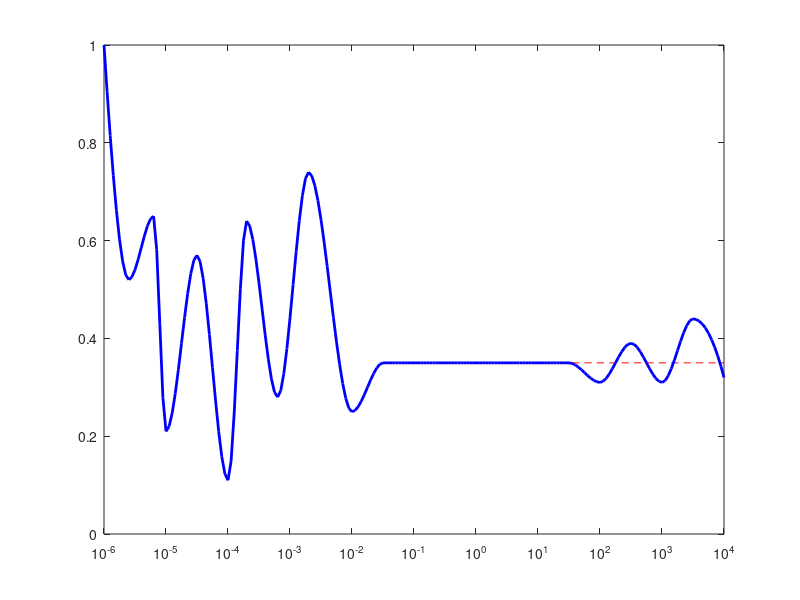

This chart was generated by the following MATLAB code: (Note: this script raises an error after producing the figure.)
X = [-6 -5.6 -5.2 -5 -4.5  -4   -3.7 -3.2 -2.7 -2   -1.5  1.5    2  2.5    3  3.5   4];
Y = [1 0.52 0.65 0.21 0.57 0.11 0.64 0.28 0.74 0.25 0.35 0.35 0.31 0.39 0.31 0.44 0.32]; 
x=-6:0.05:4;
plot(10.^x, interp1(X([1:11 end]),Y(1:12),x,'pchip'), '--r', ...
   10.^x, interp1(X,Y,x,'pchip'), '-b','LineWidth', 2);
set(gca,'XScale','log', 'YLim', [0 1]);
h=legend('homogeneous medium','inhomogeneous medium',4);
set(h,'FontSize',12);
hold on, 
plot([0.03 0.03],[0 1],'--k','LineWidth',1);
plot([40 40],[0 1],'--k','LineWidth',1);
text(0.3,0.8,'REV','FontSize',16);
text(1e-5,0.85,'Microscopic effects','FontSize',12);
hold off

%{
Copyright 2009-2026 SINTEF Digital, Mathematics & Cybernetics.

This file is part of The MATLAB Reservoir Simulation Toolbox (MRST).

MRST is free software: you can redistribute it and/or modify
it under the terms of the GNU General Public License as published by
the Free Software Foundation, either version 3 of the License, or
(at your option) any later version.

MRST is distributed in the hope that it will be useful,
but WITHOUT ANY WARRANTY; without even the implied warranty of
MERCHANTABILITY or FITNESS FOR A PARTICULAR PURPOSE.  See the
GNU General Public License for more details.

You should have received a copy of the GNU General Public License
along with MRST.  If not, see <http://www.gnu.org/licenses/>.
%}
